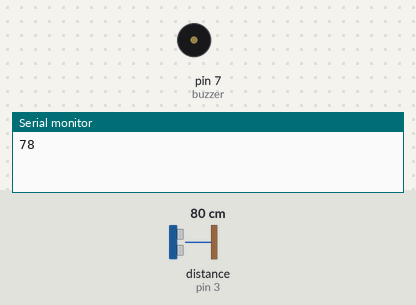
The sketch below on a simulated Arduino Uno, built with avr-gcc and run on an emulated ATmega328P. Parts: buzzer (waves = sounding, pin HIGH), the last lines printed to the serial monitor. Wiring (inferred from the names in the program): ultrasonic range finder: trigger pin 2; echo pin 3. The inputs (shaded band) are chosen by the test bench; at power-on: distance to the obstacle (sensor on pin 3) 80 cm. The echo pulse lasts 58.3 µs per cm; pins used as bus, display or sensor lines are not drawn.

Above: at 1.6 s.
1.7 s: distance to the obstacle (sensor on pin 3) set to 2 cm
At 1.99 s:
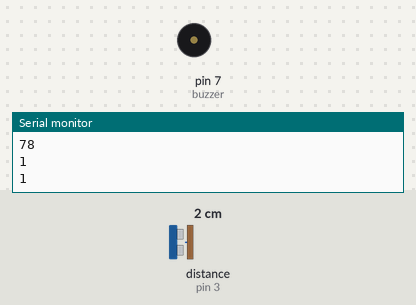
5.2 s: distance to the obstacle (sensor on pin 3) set to 9 cm
At 5.31 s:
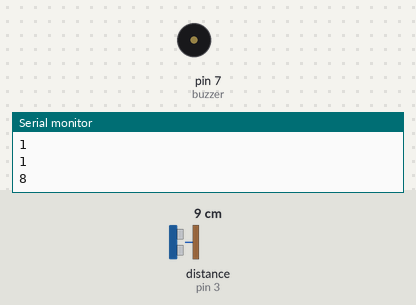
Timing chart, 0 to 14.7 s (numbered marks = the images above; inputs shaded):
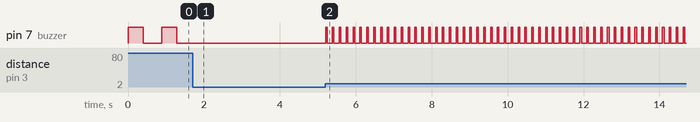

Measured:
- after the input at 1.7 s, pin 7 (buzzer): stops changing and stays LOW
- after the input at 5.2 s, pin 7 (buzzer): alternates HIGH for 0.04 s and LOW for 0.14 s, starting at once
- by itself, pin 7 (buzzer): alternates HIGH for 0.39 s and LOW for 0.50 s

The sketch:

HC-SR04.ino
```cpp
//#include "pitches.h"

int trig = 2;
int echo = 3;
int buzzer = 7;

void setup() {
  // put your setup code here, to run once:
  Serial.begin(9600);
  pinMode(trig, OUTPUT);
  pinMode(echo, INPUT);
  pinMode(buzzer, OUTPUT);
}

void loop() {
  // put your main code here, to run repeatedly:
  digitalWrite(trig, OUTPUT);
  delayMicroseconds(10);//10마이크로 세컨드 딜레이, 10마이크로 세컨드 만큼 HIGH 유지
  digitalWrite(trig, LOW);
  //int dis = pulseIn(echo, HIGH);//거리 측정
  int dis = pulseIn(echo, HIGH)*340/2/10000; //cm 단위로 바꿈

  if(dis > 200){
    dis = 0;
  }

  digitalWrite(buzzer, HIGH);
  delay(dis*5);
  digitalWrite(buzzer, LOW);
  delay(dis*5);

//  if(dis < 18){
//    sing(1);
//  }

  Serial.println(dis);
  delay(100);
}
```
